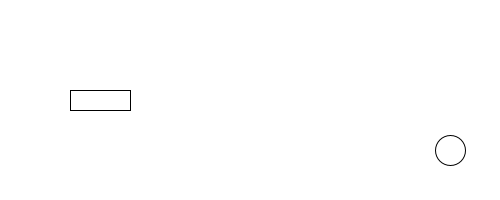
Frame 1 (no input)
Frame 60 (the mouse pressed at the canvas centre just before this capture): identical to frame 1, image omitted
Frame 120 (the mouse held since frame 60 and released just before this capture): identical to frame 1, image omitted

The Processing sketch that drew this single still picture (run headless with seeded random() and noise(); from frame 60 on, the mouse is pressed at the canvas centre):

// Processing sketch: moveFasterGhostSee
// ── moveFasterGhostSee.pde
//什麼叫做「你還在動?」
float x=450, y=150, vx=0;
float ghostAngle=0;//90度表示在看
int T=0;//倒數計時的動畫
boolean Die=false;
void setup(){
  size(500,200);
}
void draw(){
  background(255);
  if(Die) background(255,0,0);
  ellipse(x,y, 30,30);
  x += vx;
  if(T>0){
    T--;
    ghostAngle -= 90/60.0;
    if(T==0){
      if( testMoving() ) Die=true;
    }
  }
  pushMatrix();
    translate(100,100);
    rotate( radians(ghostAngle) );
    rect(-30,-10, 60,20);
  popMatrix();
  //if(vx==0) println("not moving");
  //else println("moving");
}
boolean testMoving(){//什麼叫做「你還在動?」
  if(vx==0) return false;
  else return true;
}
void keyPressed(){
  //if(keyCode==LEFT) x--;
  if(keyCode==LEFT) vx=-1;
}
void keyReleased(){
  if(keyCode==LEFT) vx=0;
}
void mousePressed(){
  T=60;//有個小鬧鐘,會60frame會炸掉!
  ghostAngle=90;
}
